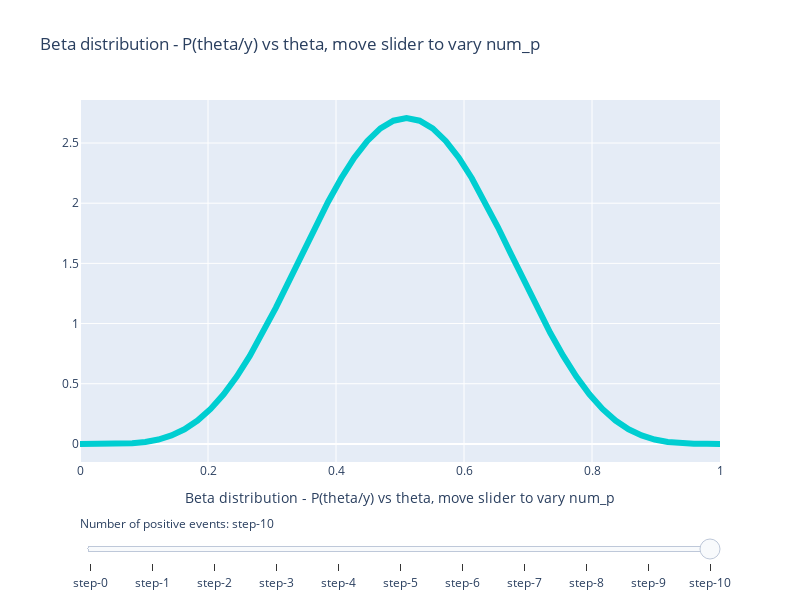

Write notebook code for a chart like this one.
### Markdown cell above
### Beta distribution is the conjugate prior of a binomial distribution. A class of conjugate priors for a sampling model P(y | $\theta$) is one that makes the posterior P($\theta$ |y) have the same form as the prior

## beta(a,b| $\theta$) = $ \dfrac{\gamma(a + b)}{\gamma(a) \gamma(b)} \cdot \theta^{a - 1} \cdot (1 - \theta)^{b -1}$

#### This means that the posterior, computed from a likelihood function that has a binomial form,  will have a beta distribution. If we start with a uniform prior for p($\theta$), this posterior can be analytically computed as beta(a, b) where
#### a corresponds to num_p + 1 = number of positive + 1
#### b corresponds to total - num_p + 1 = number of negative + 1
#### a and b are pseudo, counts
#### a = 1 and b = 1 gives you a uniform distribution
#### If a beta distribution beta(a,b) is used as a prior for a binomial sampling model, the posterior is then given by beta(a+1,b+1)
#### Conjugate priors make calculating the posterior easy, but it may not accurately reflect our prior information always

### Code cell
def beta_vector(num_p, args):
    alpha = num_p + 1
    beta = args['total'] - num_p + 1
    theta_range_steps = args['theta_range_steps'] 
    
    theta =  np.linspace(0,1,theta_range_steps+1)
    term = gamma(alpha + beta) / ( gamma(alpha) * gamma(beta) )
    p_theta = term * theta**(alpha - 1) * (1 - theta)**(beta - 1)
    return(p_theta)


fig = plotter(total=10, theta_range_steps=50, function=beta_vector, 
              function_args={'total':10, 'theta_range_steps': 50},
              plotting_args={'title': 'Beta distribution - P(theta/y) vs theta, move slider to vary num_p'})
pio.show(fig)
